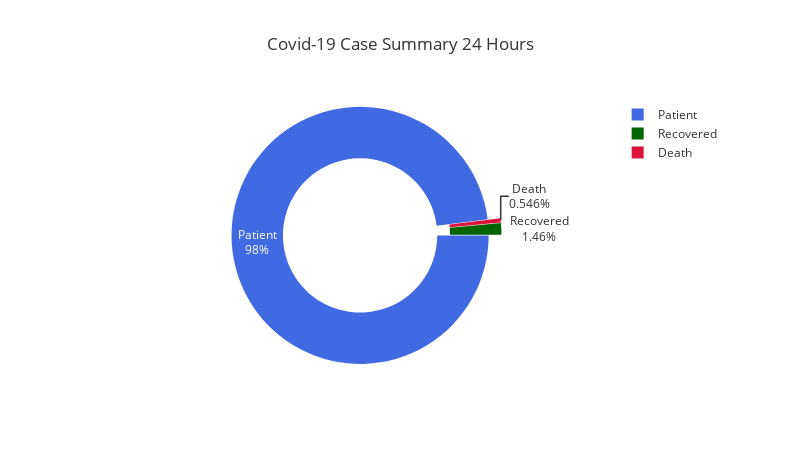

Here is the notebook cell this chart was saved with:
### Code cell
dataFromCsv = pd.read_csv('covid-19-PerDayCaseSummaryBD.csv')
totalCaseNumber = int(dataFromCsv['Case'].iloc[-1])
totalDeathNumber = int(dataFromCsv['Death'].iloc[-1])
totalRecoveredNumber = int(dataFromCsv['Recovered'].iloc[-1])
totalPatientNumber = totalCaseNumber - (totalDeathNumber+totalRecoveredNumber)

slices = [totalPatientNumber,totalDeathNumber,totalRecoveredNumber]
activities = ['Patient','Death','Recovered']

dataFrame = {
    "slices" : slices,
    "activities" : activities
}
dataset = pd.DataFrame(dataFrame)
fig = px.pie(dataset,
             values="slices",
             names="activities",
             template="ggplot2",
             labels = {'slices' : 'No Cases', 'activities' : 'Status'},
             color_discrete_sequence=['#4169E1', '#006400', '#DC143C'],
             width=800,
             height=450,
             hole=0.6,
             title="Covid-19 Case Summary 24 Hours")
fig.update_traces(rotation=90, pull=0.05, textinfo="percent+label")
fig.show()

### Figure 1 — Plotly figure (JSON) as saved in the notebook; plotly's stock layout.template omitted (floating-point values rounded to 4 significant figures)
{"data": [{"domain": {"x": [0, 1], "y": [0, 1]}, "hole": 0.6, "hovertemplate": "Status=%{label}<br>No Cases=%{value}<extra></extra>", "labels": ["Patient", "Death", "Recovered"], "legendgroup": "", "name": "", "pull": 0.05, "rotation": 90, "showlegend": true, "textinfo": "percent+label", "type": "pie", "values": [538, 3, 8]}], "layout": {"height": 450, "legend": {"tracegroupgap": 0}, "piecolorway": ["#4169E1", "#006400", "#DC143C"], "title": {"text": "Covid-19 Case Summary 24 Hours"}, "width": 800}}
